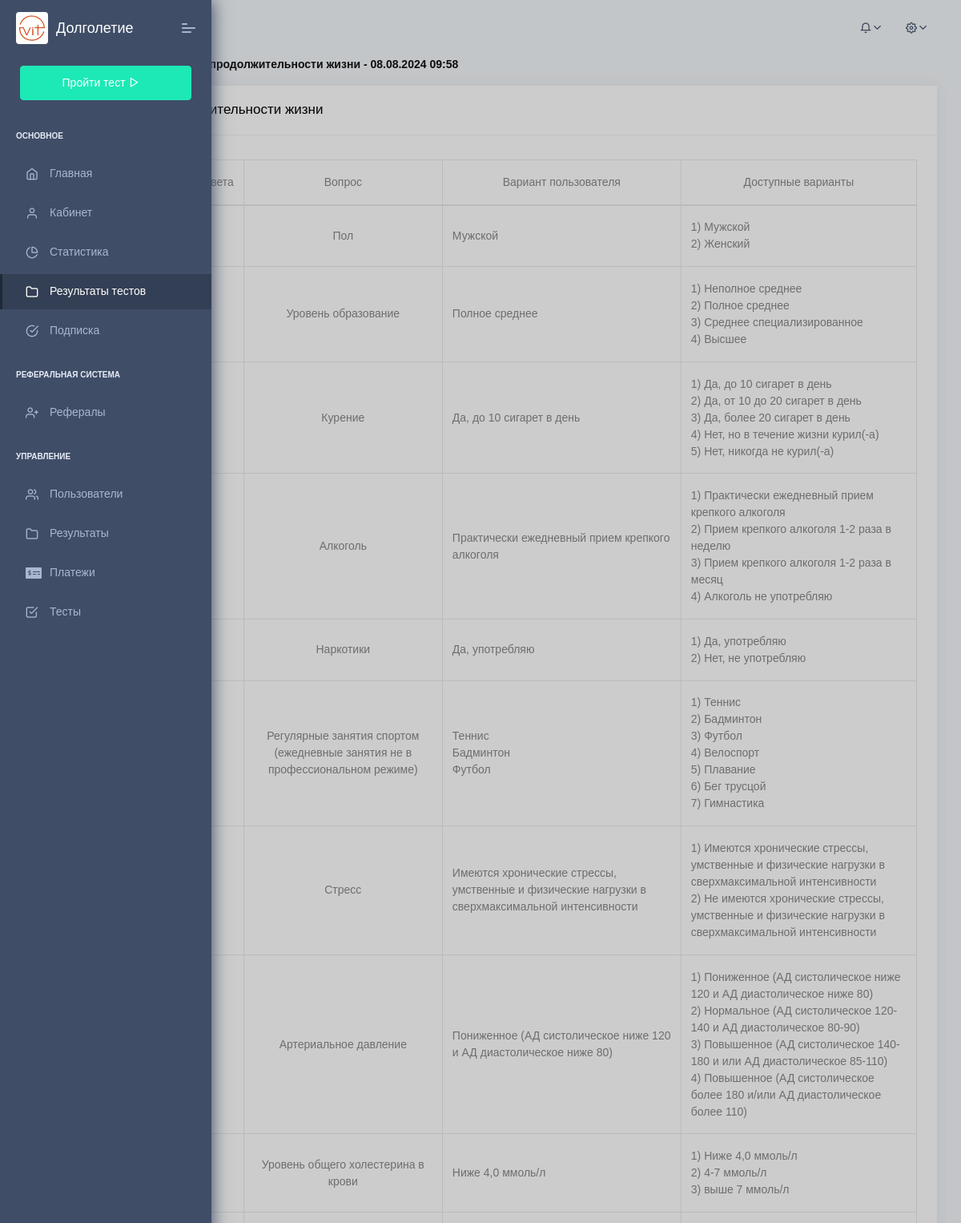
Screenshot of /app/quiz/41 (signed in, upper part) with the database file from the repository.
### app/models/user_quiz.py (models this page shows, shortened)
class UserQuiz(BaseModel):
    quiz = models.ForeignKey(Quiz, on_delete=models.SET_NULL, null=True, blank=True, related_name='user_quizzes')
    user = models.ForeignKey(User, on_delete=models.CASCADE, null=True, blank=True, related_name='user_quizzes')
    full_name = models.CharField(max_length=120)
    email = models.EmailField(null=True, blank=True)
    current_age = models.IntegerField(default=0, null=True, blank=True)
    weight = models.IntegerField(default=0, null=True, blank=True)
    height = models.IntegerField(default=0, null=True, blank=True)
    location = models.ForeignKey(
        Location, on_delete=models.SET_NULL, null=True, blank=True, related_name='user_quizzes'
    )
    accuracy = models.DecimalField(max_digits=5, decimal_places=2, default=0, verbose_name='Точность')
    duration = models.DecimalField(max_digits=4, decimal_places=2, default=0, verbose_name='Продолжительность')
    class Meta:
        verbose_name = 'Тест пользователя'
        verbose_name_plural = 'Тесты пользователя'

### app/models/quiz.py (models this page shows, shortened)
class Quiz(BaseModel):
    name = models.CharField(max_length=256)
    class Meta:
        verbose_name = 'Опросник'
        verbose_name_plural = 'Опросники'

class Question(BaseModel):
    class DisplayTypeChoices(models.TextChoices):
        SELECT = 'select', 'Выпадающий список'
        SWITCH = 'switch', 'Переключатель'
    text = models.TextField(verbose_name='Текст')
    quiz = models.ForeignKey(Quiz, on_delete=models.CASCADE, related_name='questions')
    is_required = models.BooleanField(default=False, verbose_name='Обязательное поле')
    is_multiple = models.BooleanField(default=False, verbose_name='Несколько вариантов')
    is_recommendation = models.BooleanField(default=False, verbose_name='Есть ли рекомендация')
    is_editable = models.BooleanField(default=False, verbose_name='Изменяемый')
    recommendation = RichTextField(null=True, blank=True, verbose_name='Рекомендация')
    display_type = models.CharField(
        max_length=128, choices=DisplayTypeChoices.choices, default=DisplayTypeChoices.SELECT,
        verbose_name='Как показать'
    )
    class Meta:
        verbose_name = 'Вопрос'
        verbose_name_plural = 'Вопросы'

class Answer(BaseModel):
    text = models.TextField()
    question = models.ForeignKey(Question, on_delete=models.CASCADE, related_name='answers')
    duration = models.DecimalField(max_digits=4, decimal_places=2, default=0)
    class Meta:
        verbose_name = 'Вариант'
        verbose_name_plural = 'Варианты'

### app/views/user_quiz.py (the view)
# urls.py: path('quiz/<int:user_quiz_id>', views.quiz_detail, name='quiz_detail'),
@login_required
def quiz_detail(request, user_quiz_id):
    user_quiz = get_object_or_404(UserQuiz, pk=user_quiz_id)
    user_questions_and_answers = {}
    user_answers = user_quiz.user_answers.all()
    user_questions = user_answers.values_list('question_id', flat=True)
    for q in user_questions:
        user_questions_and_answers[q] = user_answers.filter(question_id=q).values_list('answers__text', flat=True)
    quiz = user_quiz.quiz
    quiz_questions = quiz.questions.all()
    data = calculate_life_expectancy(user_quiz)
    return render(request, 'app/user_quiz/detail.html', {
        'user_quiz': user_quiz,
        'user_questions_and_answers': user_questions_and_answers,
        'quiz_questions': quiz_questions,
        'data': data
    })

### app/service/user_quiz.py (called while the page is built)
def _calculate_bmi_duration(weight: int, height: int) -> float:
    height /= 100
    BMI = weight / (height * height)
    BMI = round(BMI, 2)
    if BMI < 25:
        BMI_duration = 0
    elif 25 <= BMI < 30:
        BMI_duration = -2.4
    elif 30 <= BMI < 35:
        BMI_duration = -5.9
    elif 35 <= BMI < 40:
        BMI_duration = -7.8
    else:
        BMI_duration = -9.5
    return BMI_duration

def _generate_random_number(start: float, end: float, step: float) -> float:
    start = Decimal(start)
    end = Decimal(end)
    step = Decimal(step)
    steps = int((end - start) / step)
    random_step = random.randint(0, steps)
    random_number = start + random_step * step
    return float(random_number)

### app/templatetags/general.py (called while the page is built)
@register.filter(name='get_value_for_key')
def get_value_for_key(data, key, default_value=''):
    value = data.get(key, default_value)
    return value

### app/templates/app/user_quiz/detail.html (shortened to what this page needs)
{% extends 'base.html' %}
{% load general %}
{% block name %}
    {{ user_quiz.quiz.name }}
{% endblock %}
{% block breadcrumb %}
    <ul class="breadcrumb">
        <li class="breadcrumb-item">
            <a href="">
            </a>
        </li>
        <li class="breadcrumb-item">
            <a href="{% url 'app:quiz_list' %}">Тесты</a>
        </li>
        <li class="breadcrumb-item">
            <a href="{% url 'app:quiz_list' %}">{{ user_quiz.quiz.name }}
                - {{ user_quiz.created_at|date:'d.m.Y H:i' }}</a>
        </li>
    </ul>
{% endblock %}
{% block content %}
    <table class="table table-responsive-md table-bordered text-center">
        <thead>
        <tr>
            <td>№</td>
            <td>Наличие ответа</td>
            <td>Вопрос</td>
            <td>Вариант пользователя</td>
            <td>Доступные варианты</td>
        </tr>
        </thead>
        <tbody>
        {% for question in quiz_questions %}
            <tr>
                <td class="align-middle">{{ forloop.counter }}</td>
                <td class="align-middle">
                </td>
                <td class="align-middle" style="white-space: normal">{{ question.text }}</td>
                <td class="align-middle text-left" style="white-space: normal">
                    {% if question.id in user_questions_and_answers %}
                        {% for answer in user_questions_and_answers|get_value_for_key:question.id %}
                            {{ answer }}<br>
                        {% endfor %}
                    {% endif %}
                </td>
                <td class="align-middle text-left" style="white-space: normal">
                    <div>
                        {% for answer in question.answers.all %}
                            {{ forloop.counter }}) {{ answer.text }}<br>
                        {% endfor %}
                    </div>
                </td>
            </tr>
        {% endfor %}
        </tbody>
    </table>
{% endblock %}

### rows the page displays
UserQuiz: quiz.name "Расчет продолжительности жизни", created_at "08.08.2024 09:58"
Question: text "Пол", user_questions_and_answers "Мужской"
Answer: text "Мужской"
Answer: text "Женский"
Question: text "Уровень образование", user_questions_and_answers "Полное среднее"
Answer: text "Неполное среднее"
Answer: text "Полное среднее"
Answer: text "Среднее специализированное"
Answer: text "Высшее"
Question: text "Курение", user_questions_and_answers "Да, до 10 сигарет в день"
Answer: text "Да, до 10 сигарет в день"
Answer: text "Да, от 10 до 20 сигарет в день"
Answer: text "Да, более 20 сигарет в день"
Answer: text "Нет, но в течение жизни курил(-а)"
Answer: text "Нет, никогда не курил(-а)"
Question: text "Алкоголь", user_questions_and_answers "Практически ежедневный прием крепкого алкоголя"
Answer: text "Практически ежедневный прием крепкого алкоголя"
Answer: text "Прием крепкого алкоголя 1-2 раза в неделю"
Answer: text "Прием крепкого алкоголя 1-2 раза в месяц"
Answer: text "Алкоголь не употребляю"
Question: text "Наркотики", user_questions_and_answers "Да, употребляю"
Answer: text "Да, употребляю"
Answer: text "Нет, не употребляю"
Question: text "Регулярные занятия спортом (ежедневные занятия не в профессиональном режиме)", user_questions_and_answers "Теннис" "Бадминтон" "Футбол"
Answer: text "Теннис"
Answer: text "Бадминтон"
Answer: text "Футбол"
Answer: text "Велоспорт"
Answer: text "Плавание"
Answer: text "Бег трусцой"
Answer: text "Гимнастика"
Question: text "Стресс", user_questions_and_answers "Имеются хронические стрессы, умственные и физические нагрузки в сверхмаксимальной интенсивности"
Answer: text "Имеются хронические стрессы, умственные и физические нагрузки в сверхмаксимальной интенсивности"
Answer: text "Не имеются хронические стрессы, умственные и физические нагрузки в сверхмаксимальной интенсивности"
Question: text "Артериальное давление", user_questions_and_answers "Пониженное (АД систолическое ниже 120 и АД диастолическое ниже 80)"
Answer: text "Пониженное (АД систолическое ниже 120 и АД диастолическое ниже 80)"
Answer: text "Нормальное (АД систолическое 120-140 и АД диастолическое 80-90)"
Answer: text "Повышенное (АД систолическое 140-180 и или АД диастолическое 85-110)"
Answer: text "Повышенное (АД систолическое более 180 и/или АД диастолическое более 110)"
Question: text "Уровень общего холестерина в крови", user_questions_and_answers "Ниже 4,0 ммоль/л"
Answer: text "Ниже 4,0 ммоль/л"
Answer: text "4-7 ммоль/л"
Answer: text "выше 7 ммоль/л"
